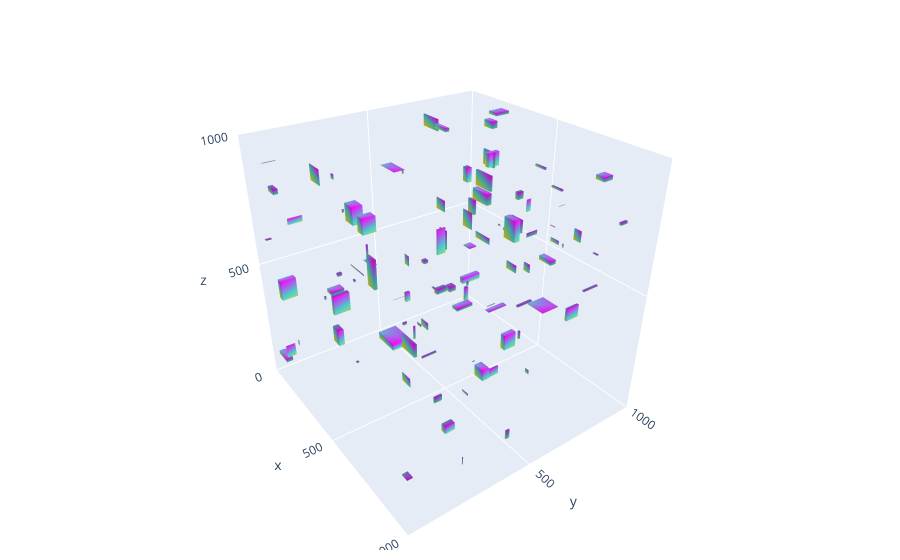

This figure's notebook cell:
### Code cell
# Config and Params
num_boxes_show = 100
query_args = {
    "x": None,
    "y": None,
    "z": None
}
query_params = build_query_string(**query_args)
print(f"Query Parameters: {query_params}")

# Request/Response
start = perf_counter_ns()
response = requests.get(f"{boxes_url}?{query_params}")
end = perf_counter_ns()

# Display
response_boxes = [convert_box_json_to_nparray(box) for box in response.json()]
response_boxes_show = get_random_distribution_from_list(response_boxes, size=num_boxes_show)
query_param_lines = get_query_param_lines(axis_min=0, axis_max=1000, **query_args)
# print(query_param_lines)
print(f"Response Time: {format_perf_time(end - start)}")
print(f"{len(response_boxes)} Boxes in Response")
print(f"Showing {len(response_boxes_show)} Boxes")
data = show_3d_boxes(response_boxes_show, query_param_lines)
